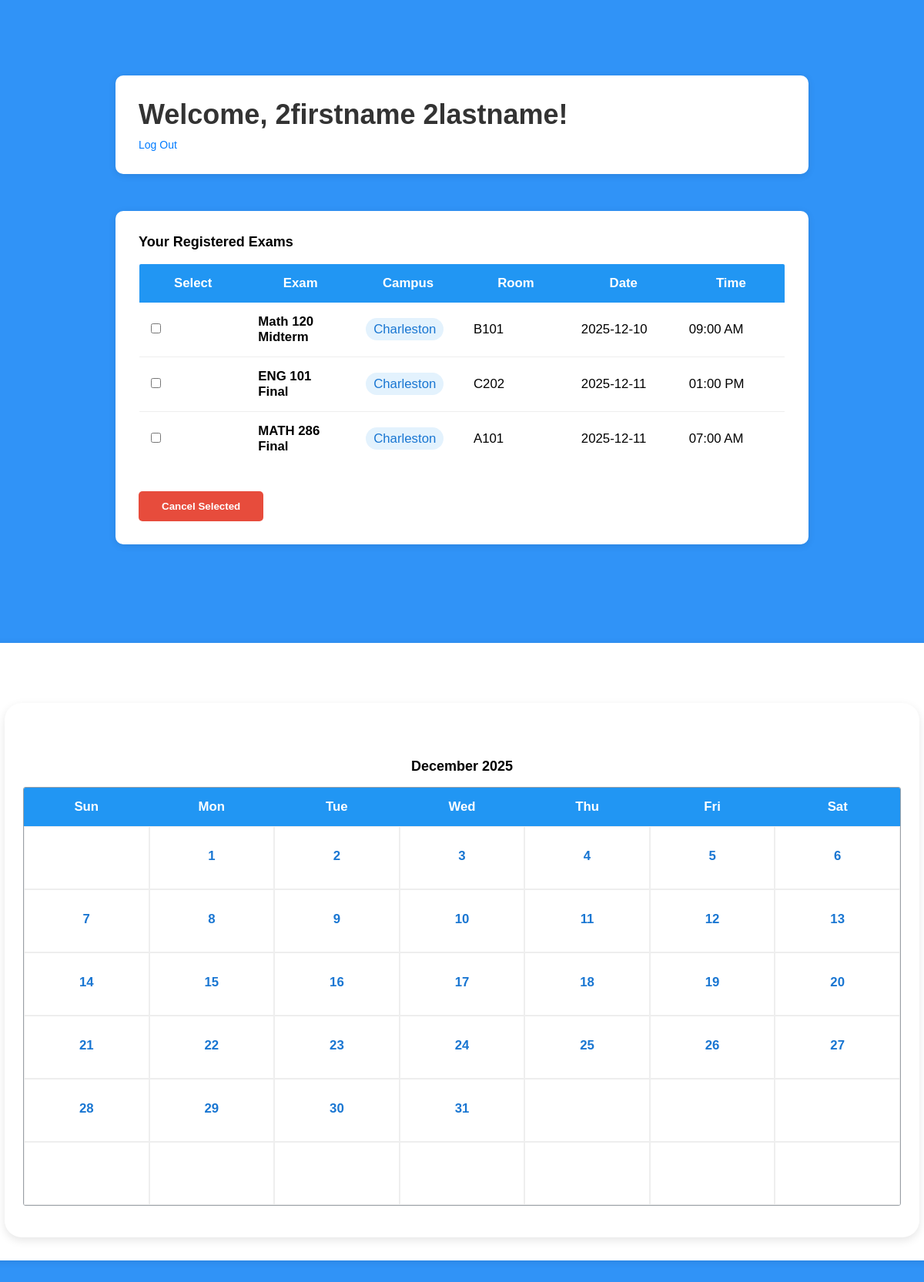
Page /php/ExamList.php (signed in) on the committed database.
### tables this page shows
CREATE TABLE users (
            id INTEGER PRIMARY KEY AUTOINCREMENT,
            first_name TEXT NOT NULL,
            last_name TEXT NOT NULL,
            email TEXT UNIQUE NOT NULL,
            password TEXT NOT NULL,  -- Store password as plain text (for testing purposes)
            role TEXT NOT NULL CHECK(role IN ('student', 'staff')),  -- Staff or Student
            nshe_id TEXT  -- NSHE ID is only required for students
        );

CREATE TABLE registrations (
            registration_id INTEGER PRIMARY KEY AUTOINCREMENT,         -- Unique registration ID
            student_id INTEGER NOT NULL,                  -- Foreign key to users (student)
            exam_id INTEGER NOT NULL,                     -- Foreign key to exams (exam session)
            booked_at TEXT DEFAULT (datetime('now')),     -- Timestamp of booking
            grade TEXT,                                   -- Optional grade for post-exam
            FOREIGN KEY (student_id) REFERENCES users(id) ON DELETE CASCADE,  -- Student is a foreign key
            FOREIGN KEY (exam_id) REFERENCES exams(exam_id) ON DELETE CASCADE,     -- Exam is a foreign key
            UNIQUE (student_id, exam_id)                  -- Prevents duplicate bookings for the same exam
        );

CREATE TABLE exams (
            exam_id INTEGER PRIMARY KEY AUTOINCREMENT,
            exam_name TEXT NOT NULL,        -- Name of the exam (e.g., 'Math 101 Midterm')
            campus TEXT,                    -- Campus location (e.g., 'Charleston')
            room_number TEXT,               -- Room number for the exam (e.g., 'B101')
            exam_date TEXT,                 -- Date of the exam (e.g., '2025-12-10')
            exam_time TEXT,                 -- Time of the exam (e.g., '09:00 AM')
            capacity INTEGER DEFAULT 20,    -- Maximum capacity for students (default 20)
            teacher_id INTEGER,             -- Foreign key to users (teacher)
            FOREIGN KEY (teacher_id) REFERENCES users(id)
        );

### php/ExamList.php (the view, shortened to what this page needs)
<?php
$dbPath = __DIR__ . '/../Data/data.sqlite';
try {
    $db = new PDO("sqlite:$dbPath");
    $db->setAttribute(PDO::ATTR_ERRMODE, PDO::ERRMODE_EXCEPTION);
} catch (PDOException $e) {
    die("DB connection failed: " . $e->getMessage());
}
$userId = $_SESSION['user_id'];
$stmt = $db->prepare("
    SELECT r.registration_id, e.exam_id, e.exam_name,
           e.campus, e.room_number, e.exam_date, e.exam_time
    FROM registrations r
    JOIN exams e ON r.exam_id = e.exam_id
    WHERE r.student_id = ?
");
$stmt->execute([$userId]);
$registrations = $stmt->fetchAll(PDO::FETCH_ASSOC);
$stmtUser = $db->prepare("SELECT first_name, last_name FROM users WHERE id = ?");
$stmtUser->execute([$userId]);
$user = $stmtUser->fetch(PDO::FETCH_ASSOC);
$fullName = $user['first_name'] . ' ' . $user['last_name'];
?>
<!DOCTYPE html>
<html lang="en">
<head>
    <link rel="stylesheet" href="../css/styles.css">
</head>
<body>
<div class="dashboard-container">
    <div class="welcome-card">
        <h1>Welcome, <?= htmlspecialchars($fullName) ?>!</h1>
        <a href="../index.html">Log Out</a>
    </div>
    <div class="exams-card">
        <h2>Your Registered Exams</h2>
        <?php if ($registrations): ?>
        <form method="POST">
            <table class="exams-table">
                <thead>
                    <tr>
                        <th>Select</th>
                        <th>Exam</th>
                        <th>Campus</th>
                        <th>Room</th>
                        <th>Date</th>
                        <th>Time</th>
                    </tr>
                </thead>
                <tbody>
                    <?php foreach ($registrations as $reg): ?>
                    <tr class="clickable-row">
                        <td><input type="checkbox" name="registration_ids[]" value="<?= $reg['registration_id'] ?>"></td>
                        <td><strong><?= htmlspecialchars($reg['exam_name']) ?></strong></td>
                        <td><span class="exam-badge"><?= htmlspecialchars($reg['campus']) ?></span></td>
                        <td><?= htmlspecialchars($reg['room_number']) ?></td>
                        <td><?= htmlspecialchars($reg['exam_date']) ?></td>
                        <td><?= htmlspecialchars($reg['exam_time']) ?></td>
                    </tr>
                    <?php endforeach; ?>
                </tbody>
            </table>
            <button name="cancel_registrations" class="cancel-btn">Cancel Selected</button>
        </form>
        <?php else: ?>
            <p>No registered exams yet.</p>
        <?php endif; ?>
    </div>
</div>
<div class="calendar-card">
    <div class="calendar">
        <div class="calendar-month">December 2025</div>
        <table>
            <thead>
                <tr>
                    <th>Sun</th>
                    <th>Mon</th>
                    <th>Tue</th>
                    <th>Wed</th>
                    <th>Thu</th>
                    <th>Fri</th>
                    <th>Sat</th>
                </tr>
            </thead>
            <tbody class="calendardates">
                <?php for ($r = 0; $r < 6; $r++): ?>
                <tr>
                    <?php for ($c = 0; $c < 7; $c++): ?>
                        <td></td>
                    <?php endfor; ?>
                </tr>
                <?php endfor; ?>
            </tbody>
        </table>
    </div>
</div>
</body>
</html>

### css/styles.css (style rules this page uses)
html { font-size: 12px; }
a, article, aside, body, div, figure, figcaption, footer, form, fieldset, header, h1, h2, h3, img, input, label, legend, li, nav, option, p, section, select, textarea, ul { border: 0; padding: 0; margin: 0; }
body { font-family: Arial, sans-serif; background: #3093f7; margin: 0; display: flex; flex-direction: column; align-items: center; }
h1 { margin-bottom: 10px; color: #333; font-size: 3em; }
a { display: inline-block; text-decoration: none; color: #007bff; font-size: 14px; }
div { margin-top: clamp(24px, 6vh, 100px); }
table { margin: 1em auto; width: 100%; table-layout: fixed; border-spacing: 0; border-collapse: separate; border: 1px solid #9aa0a6; border-radius: 3px; overflow: hidden; color: black; font-size: clamp(14px, 1.4vw, 20px); }
th { background-color: #181a1b; text-align: center; font-weight: bold; }
.calendar { background: #fff; padding: clamp(12px, 2vw, 32px); border-radius: 22px; box-shadow: 0 4px 12px rgba(0,0,0,0.1); width: min(95vw, 1200px); text-align: center; margin-top: clamp(24px, 6vh, 100px); }
.calendardates td { position: relative; height: 100px; width: 100px; border: 1px solid #000; }

### php/ExamList.php (style rules this page uses)
.dashboard-container { max-width: 900px; margin: 30px auto; padding: 20px; }
.welcome-card, .exams-card, .calendar-card { background: white; border-radius: 10px; padding: 30px; box-shadow: 0 2px 10px rgba(0,0,0,0.1); margin-bottom: 30px; }
.calendar-card { max-width: 100%; overflow-x: auto; }
.calendar table { width: 100%; table-layout: fixed; }
.calendar th, .calendar td { min-width: 90px; }
.calendar-month { text-align: center; font-size: 18px; font-weight: bold; margin-bottom: 15px; }
.calendar th { background: #2196F3; color: white; padding: 15px; }
.calendar td { border: 1px solid #eee; padding: 10px; height: 60px; text-align: center; }
.exams-table { width: 100%; border-collapse: collapse; }
.exams-table th { background: #2196F3; color: white; padding: 15px; }
.exams-table td { padding: 15px; border-bottom: 1px solid #eee; }
.exam-badge { background: #e3f2fd; color: #1976D2; padding: 5px 10px; border-radius: 15px; }
.cancel-btn { margin-top: 15px; padding: 12px 30px; background: #e74c3c; border: none; color: white; font-weight: bold; border-radius: 5px; cursor: pointer; }

### rows in the picture
users: fullName "2firstname 2lastname"
registrations: exam.exam_name "Math 120 Midterm", exam.campus "Charleston", exam.room_number "B101", exam.exam_date "2025-12-10", exam.exam_time "09:00 AM"
registrations: exam.exam_name "ENG 101 Final", exam.campus "Charleston", exam.room_number "C202", exam.exam_date "2025-12-11", exam.exam_time "01:00 PM"
registrations: exam.exam_name "MATH 286 Final", exam.campus "Charleston", exam.room_number "A101", exam.exam_date "2025-12-11", exam.exam_time "07:00 AM"
